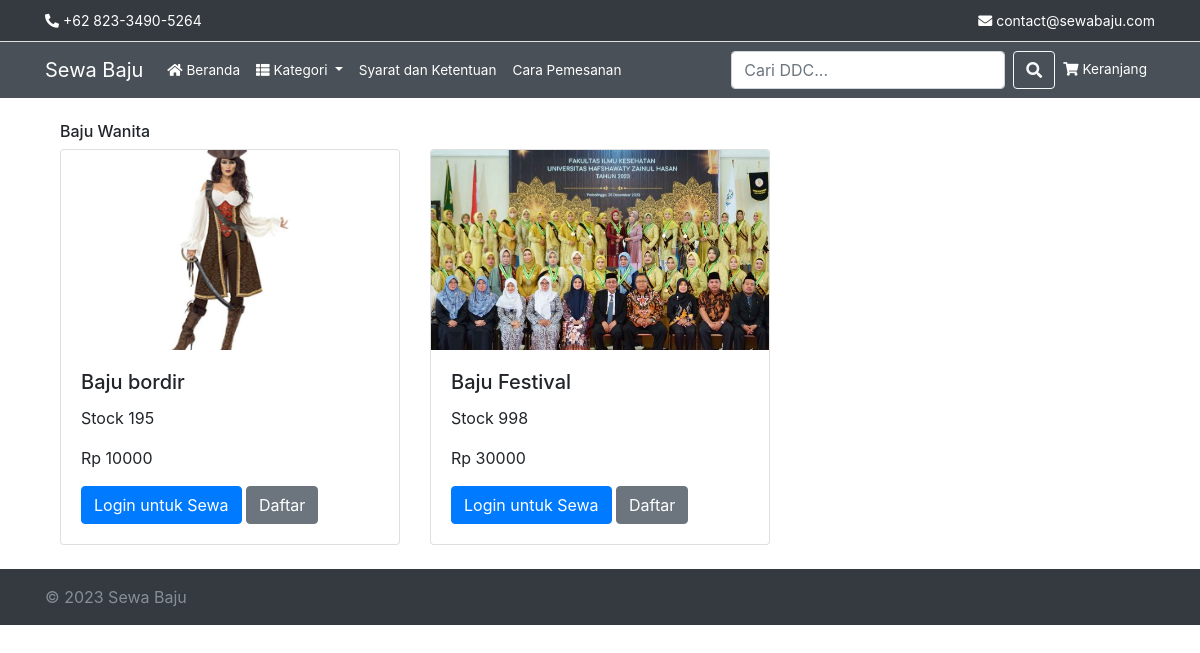
The page /kategoripelanggan/2/ on the database as committed earlier.
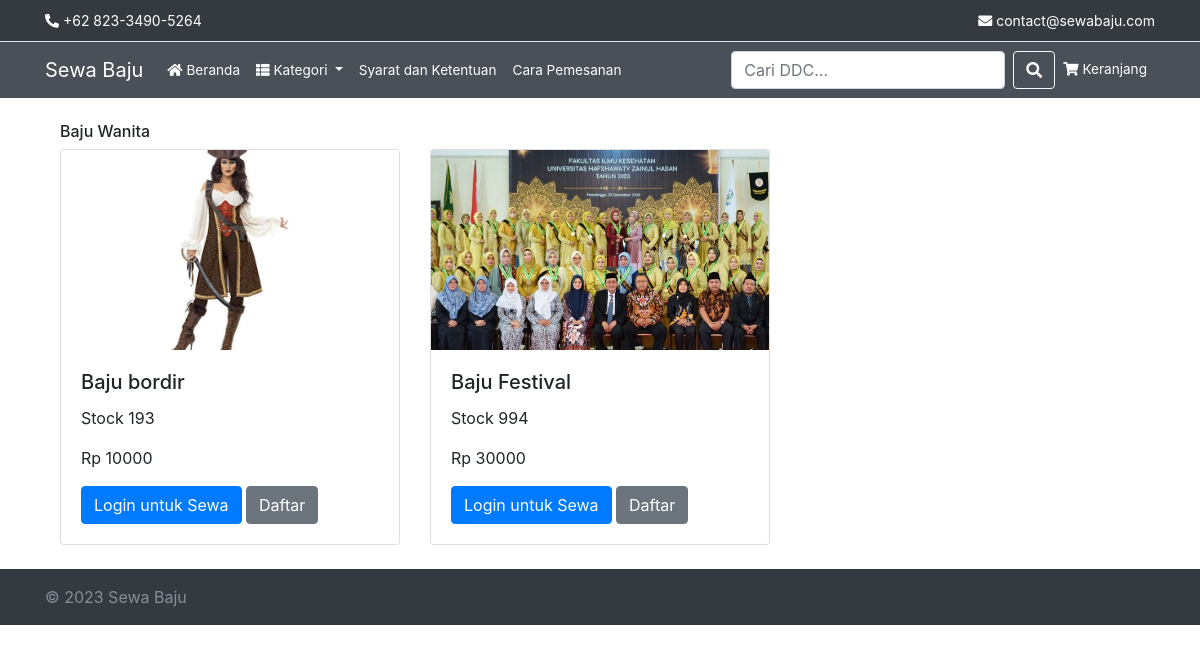
The same page on the database as committed later.
### management/models.py (models this page shows, shortened)
class Kategori(models.Model):
    nama = models.CharField(max_length=100)
    ddc = models.DecimalField(max_digits=10, decimal_places=2)

class Katalog(models.Model):
    kode = models.CharField(max_length=20)
    nama = models.CharField(max_length=100)
    gambar = models.ImageField(upload_to='media/gambar_katalog/')
    harga = models.PositiveIntegerField(blank=True, null=True)
    jumlah = models.IntegerField()
    kategori = models.ForeignKey(Kategori, on_delete=models.CASCADE)

### management/views.py (the view)
# urls.py: path('kategoripelanggan/<int:kategori_id>/', views.kategori_view, name='kategoripelanggan'),
def kategori_view(request, kategori_id):
    kategori = get_object_or_404(Kategori, pk=kategori_id)
    katalog_list = Katalog.objects.filter(kategori=kategori)
    kategori_list = Kategori.objects.all()
    return render(request, 'kategori.html', {'kategori': kategori, 'katalog_list': katalog_list, 'kategori_list': kategori_list})

### management/templates/kategori.html (shortened to what this page needs)
{% extends 'base.html' %}
{% block content %}
<div class="container mt-4">
    <h6>{{ kategori.nama }}</h6>
    <div class="row">
        {% for katalog in katalog_list %}
        <div class="col-md-4 mb-4">
            <div class="card h-100">
                <img src="{{ katalog.gambar.url }}" class="card-img-top" alt="{{ katalog.nama }}">
                <div class="card-body">
                    <h5 class="card-title">{{ katalog.nama }}</h5>
                    <p class="card-text">Stock {{ katalog.jumlah }}</p>
                    <p class="card-text">Rp {{ katalog.harga }}</p>
                    {% if user.is_authenticated %}
                    <button type="button" class="btn btn-primary" data-toggle="modal" data-target="#detailKatalog{{ katalog.id }}">
                        Sewa Sekarang
                    </button>
                    <form method="post" action="{% url 'tambah_ke_keranjangpelanggan' katalog.id %}" style="display:inline;">
                        {% csrf_token %}
                        <input type="hidden" name="jumlah" value="1">
                        <input type="hidden" name="jangkasewa" value="1">
                        <button type="submit" class="btn btn-secondary">Tambah ke Keranjang</button>
                    </form>
                    {% else %}
                    <a href="{% url 'loginpelanggan' %}" class="btn btn-primary">Login untuk Sewa</a>
                    <a href="{% url 'registerpelanggan' %}" class="btn btn-secondary">Daftar</a>
                    {% endif %}
                </div>
            </div>
        </div>
        {% endfor %}
    </div>
</div>
{% endblock %}

### management/templates/base.html (shortened to what this page needs)
<!DOCTYPE html>
<html lang="en">
<head>
    <link href="https://stackpath.bootstrapcdn.com/bootstrap/4.5.2/css/bootstrap.min.css" rel="stylesheet">
    <link href="https://cdnjs.cloudflare.com/ajax/libs/font-awesome/5.15.4/css/all.min.css" rel="stylesheet">
</head>
<body>
    <header>
        <div class="top-bar">
            <div class="container">
                <div class="contact-info">
                    <div class="left">
                        <i class="fas fa-phone-alt"></i> +62 823-3490-5264
                    </div>
                    <div class="right">
                        <i class="fas fa-envelope"></i> contact@sewabaju.com
                    </div>
                </div>
            </div>
        </div>
        <nav class="navbar navbar-expand-lg navbar-dark">
            <div class="container">
                <a class="navbar-brand" href="{% url 'berandapelanggan' %}">Sewa Baju</a>
                <div class="collapse navbar-collapse" id="navbarNav">
                    <ul class="navbar-nav mr-auto">
                        <li class="nav-item">
                            <a class="nav-link" href="{% url 'berandapelanggan' %}"><i class="fas fa-home"></i> Beranda</a>
                        </li>
                        <li class="nav-item dropdown">
                            <a class="nav-link dropdown-toggle" href="#" id="navbarDropdown" role="button" data-toggle="dropdown" aria-haspopup="true" aria-expanded="false">
                                <i class="fas fa-th-list"></i> Kategori
                            </a>
                        </li>
                        <li class="nav-item">
                            <a class="nav-link" href="{% url 'syarat_dan_ketentuan' %}">Syarat dan Ketentuan</a>
                        </li>
                        <li class="nav-item">
                            <a class="nav-link" href="{% url 'cara_pemesanan' %}">Cara Pemesanan</a>
                        </li>
                    </ul>
                    <ul class="navbar-nav ml-auto">
                        <li class="nav-item">
                            <form class="form-inline" method="get" action="{% url 'pencarianpelanggan' %}">
                                <input class="form-control mr-sm-2" type="search" placeholder="Cari DDC..." aria-label="Search" name="q">
                                <button class="btn btn-outline-light my-2 my-sm-0" type="submit"><i class="fas fa-search"></i></button>
                            </form>
                        </li>
                        <li class="nav-item">
                            <a class="nav-link" href="{% url 'keranjangpelanggan' %}"><i class="fas fa-shopping-cart"></i> Keranjang</a>
                        </li>
                    </ul>
                </div>
            </div>
        </nav>
    </header>
    <main role="main" class="container">
        {% block content %}
        {% endblock %}
    </main>
    <footer class="footer mt-auto py-3">
        <div class="container">
            <span class="text-muted">© 2023 Sewa Baju</span>
        </div>
    </footer>
</body>
</html>

### management/templates/base.html (style rules this page uses)
.top-bar { background-color: #343a40; padding: 10px 0; border-bottom: 1px solid #dee2e6; }
.top-bar .contact-info { display: flex; justify-content: space-between; align-items: center; color: #ffffff; }
.top-bar .contact-info .left, .top-bar .contact-info .right { font-size: 14px; }
.navbar { background-color: #495057; }
.navbar-brand { color: #ffffff !important; }
.navbar-nav .nav-link { color: #ffffff !important; font-size: 0.85rem; }
.footer { background-color: #343a40; color: #ffffff; padding: 20px 0; }
.footer .text-muted { color: #868e96 !important; }
.card { transition: transform 0.2s; }
.card-img-top { height: 200px; object-fit: cover; }

Rows that differ between the two databases and show on the page:
changed Katalog "Baju bordir": jumlah "195" → "193"
changed Katalog "Baju Festival": jumlah "998" → "994"
